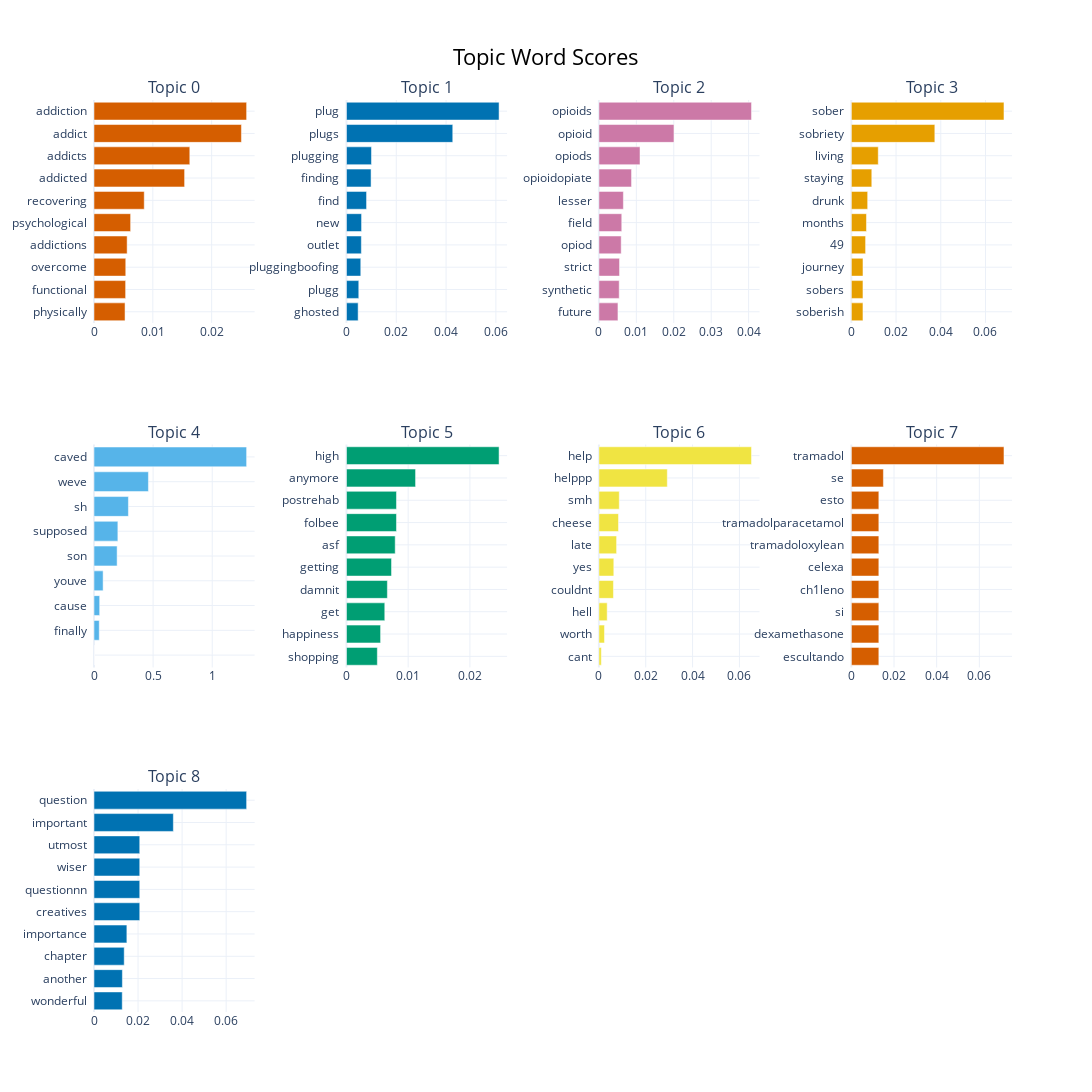

Notebook code for this chart:
### Code cell
topic_model.visualize_barchart(top_n_topics=9, n_words=10, width=650, height=650)

### Figure 1 — Plotly figure (JSON) as saved in the notebook; plotly's stock layout.template omitted (floating-point values rounded to 4 significant figures)
{"data": [{"marker": {"color": "#D55E00"}, "orientation": "h", "type": "bar", "x": [0.005276, 0.005376, 0.005399, 0.005631, 0.006223, 0.00854, 0.0154, 0.01629, 0.02506, 0.02594], "xaxis": "x", "y": ["physically  ", "functional  ", "overcome  ", "addictions  ", "psychological  ", "recovering  ", "addicted  ", "addicts  ", "addict  ", "addiction  "], "yaxis": "y"}, {"marker": {"color": "#0072B2"}, "orientation": "h", "type": "bar", "x": [0.004692, 0.004945, 0.00575, 0.005981, 0.006069, 0.008072, 0.009887, 0.01005, 0.04268, 0.06128], "xaxis": "x2", "y": ["ghosted  ", "plugg  ", "pluggingboofing  ", "outlet  ", "new  ", "find  ", "finding  ", "plugging  ", "plugs  ", "plug  "], "yaxis": "y2"}, {"marker": {"color": "#CC79A7"}, "orientation": "h", "type": "bar", "x": [0.00509, 0.005425, 0.005513, 0.005955, 0.006108, 0.00654, 0.00872, 0.01098, 0.02006, 0.04078], "xaxis": "x3", "y": ["future  ", "synthetic  ", "strict  ", "opiod  ", "field  ", "lesser  ", "opioidopiate  ", "opiods  ", "opioid  ", "opioids  "], "yaxis": "y3"}, {"marker": {"color": "#E69F00"}, "orientation": "h", "type": "bar", "x": [0.005193, 0.005193, 0.005202, 0.006372, 0.006766, 0.007302, 0.009145, 0.01203, 0.03735, 0.06827], "xaxis": "x4", "y": ["soberish  ", "sobers  ", "journey  ", "49  ", "months  ", "drunk  ", "staying  ", "living  ", "sobriety  ", "sober  "], "yaxis": "y4"}, {"marker": {"color": "#56B4E9"}, "orientation": "h", "type": "bar", "x": [1e-05, 1e-05, 0.04433, 0.04796, 0.07702, 0.1955, 0.2018, 0.291, 0.4603, 1.291], "xaxis": "x5", "y": ["  ", "  ", "finally  ", "cause  ", "youve  ", "son  ", "supposed  ", "sh  ", "weve  ", "caved  "], "yaxis": "y5"}, {"marker": {"color": "#009E73"}, "orientation": "h", "type": "bar", "x": [0.005004, 0.005529, 0.006211, 0.00663, 0.007301, 0.007898, 0.008104, 0.008104, 0.0112, 0.02473], "xaxis": "x6", "y": ["shopping  ", "happiness  ", "get  ", "damnit  ", "getting  ", "asf  ", "folbee  ", "postrehab  ", "anymore  ", "high  "], "yaxis": "y6"}, {"marker": {"color": "#F0E442"}, "orientation": "h", "type": "bar", "x": [0.001036, 0.002383, 0.003534, 0.006214, 0.006361, 0.007553, 0.008367, 0.008698, 0.02921, 0.06517], "xaxis": "x7", "y": ["cant  ", "worth  ", "hell  ", "couldnt  ", "yes  ", "late  ", "cheese  ", "smh  ", "helppp  ", "help  "], "yaxis": "y7"}, {"marker": {"color": "#D55E00"}, "orientation": "h", "type": "bar", "x": [0.01289, 0.01289, 0.01289, 0.01289, 0.01289, 0.01289, 0.01289, 0.01289, 0.01503, 0.07155], "xaxis": "x8", "y": ["escultando  ", "dexamethasone  ", "si  ", "ch1leno  ", "celexa  ", "tramadoloxylean  ", "tramadolparacetamol  ", "esto  ", "se  ", "tramadol  "], "yaxis": "y8"}, {"marker": {"color": "#0072B2"}, "orientation": "h", "type": "bar", "x": [0.01282, 0.01289, 0.01372, 0.01492, 0.02077, 0.02077, 0.02077, 0.02077, 0.03602, 0.06929], "xaxis": "x9", "y": ["wonderful  ", "another  ", "chapter  ", "importance  ", "creatives  ", "questionnn  ", "wiser  ", "utmost  ", "important  ", "question  "], "yaxis": "y9"}], "layout": {"annotations": [{"font": {"size": 16}, "showarrow": false, "text": "Topic 0", "x": 0.0875, "xanchor": "center", "xref": "paper", "y": 1, "yanchor": "bottom", "yref": "paper"}, {"font": {"size": 16}, "showarrow": false, "text": "Topic 1", "x": 0.3625, "xanchor": "center", "xref": "paper", "y": 1, "yanchor": "bottom", "yref": "paper"}, {"font": {"size": 16}, "showarrow": false, "text": "Topic 2", "x": 0.6375, "xanchor": "center", "xref": "paper", "y": 1, "yanchor": "bottom", "yref": "paper"}, {"font": {"size": 16}, "showarrow": false, "text": "Topic 3", "x": 0.9125, "xanchor": "center", "xref": "paper", "y": 1, "yanchor": "bottom", "yref": "paper"}, {"font": {"size": 16}, "showarrow": false, "text": "Topic 4", "x": 0.0875, "xanchor": "center", "xref": "paper", "y": 0.6222, "yanchor": "bottom", "yref": "paper"}, {"font": {"size": 16}, "showarrow": false, "text": "Topic 5", "x": 0.3625, "xanchor": "center", "xref": "paper", "y": 0.6222, "yanchor": "bottom", "yref": "paper"}, {"font": {"size": 16}, "showarrow": false, "text": "Topic 6", "x": 0.6375, "xanchor": "center", "xref": "paper", "y": 0.6222, "yanchor": "bottom", "yref": "paper"}, {"font": {"size": 16}, "showarrow": false, "text": "Topic 7", "x": 0.9125, "xanchor": "center", "xref": "paper", "y": 0.6222, "yanchor": "bottom", "yref": "paper"}, {"font": {"size": 16}, "showarrow": false, "text": "Topic 8", "x": 0.0875, "xanchor": "center", "xref": "paper", "y": 0.2444, "yanchor": "bottom", "yref": "paper"}], "height": 1950, "hoverlabel": {"bgcolor": "white", "font": {"family": "Rockwell", "size": 16}}, "showlegend": false, "title": {"font": {"color": "Black", "size": 22}, "text": "Topic Word Scores", "x": 0.5, "xanchor": "center", "yanchor": "top"}, "width": 2600, "xaxis": {"anchor": "y", "domain": [0, 0.175], "showgrid": true}, "xaxis10": {"anchor": "y10", "domain": [0.275, 0.45], "showgrid": true}, "xaxis11": {"anchor": "y11", "domain": [0.55, 0.725], "showgrid": true}, "xaxis12": {"anchor": "y12", "domain": [0.825, 1], "showgrid": true}, "xaxis2": {"anchor": "y2", "domain": [0.275, 0.45], "showgrid": true}, "xaxis3": {"anchor": "y3", "domain": [0.55, 0.725], "showgrid": true}, "xaxis4": {"anchor": "y4", "domain": [0.825, 1], "showgrid": true}, "xaxis5": {"anchor": "y5", "domain": [0, 0.175], "showgrid": true}, "xaxis6": {"anchor": "y6", "domain": [0.275, 0.45], "showgrid": true}, "xaxis7": {"anchor": "y7", "domain": [0.55, 0.725], "showgrid": true}, "xaxis8": {"anchor": "y8", "domain": [0.825, 1], "showgrid": true}, "xaxis9": {"anchor": "y9", "domain": [0, 0.175], "showgrid": true}, "yaxis": {"anchor": "x", "domain": [0.7556, 1], "showgrid": true}, "yaxis10": {"anchor": "x10", "domain": [0, 0.2444], "showgrid": true}, "yaxis11": {"anchor": "x11", "domain": [0, 0.2444], "showgrid": true}, "yaxis12": {"anchor": "x12", "domain": [0, 0.2444], "showgrid": true}, "yaxis2": {"anchor": "x2", "domain": [0.7556, 1], "showgrid": true}, "yaxis3": {"anchor": "x3", "domain": [0.7556, 1], "showgrid": true}, "yaxis4": {"anchor": "x4", "domain": [0.7556, 1], "showgrid": true}, "yaxis5": {"anchor": "x5", "domain": [0.3778, 0.6222], "showgrid": true}, "yaxis6": {"anchor": "x6", "domain": [0.3778, 0.6222], "showgrid": true}, "yaxis7": {"anchor": "x7", "domain": [0.3778, 0.6222], "showgrid": true}, "yaxis8": {"anchor": "x8", "domain": [0.3778, 0.6222], "showgrid": true}, "yaxis9": {"anchor": "x9", "domain": [0, 0.2444], "showgrid": true}}}
